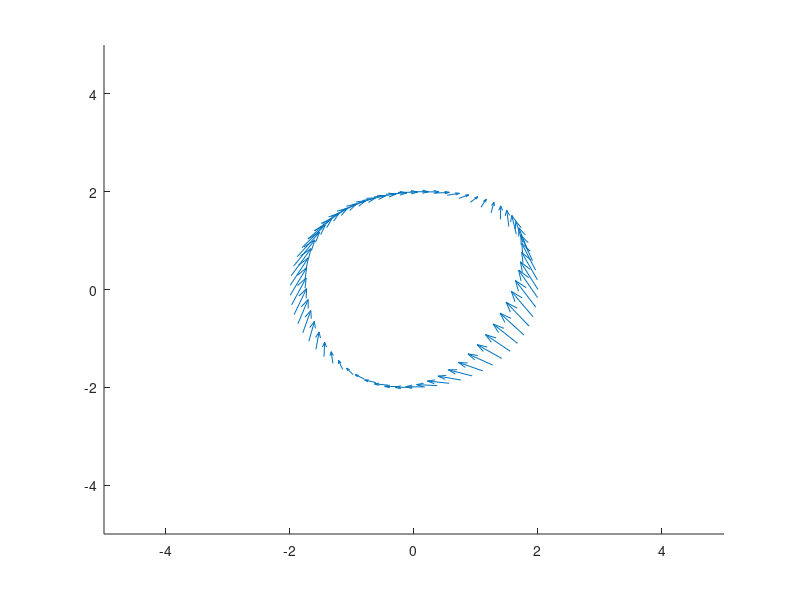

Write MATLAB code to recreate this figure.
clear, clf
dydt = @(t,y) [y(2) - y(1); y(1)^2];
r = 2;

hold on
X = [];
Y = [];
U = [];
V = [];
for theta = 0:0.1:2*pi

    x0 = r*cos(theta);
    y0 = r*sin(theta);
    [t,y] = ode45(dydt, [0 0.01], [x0;y0]);
    
    X = [X; x0];
    Y = [Y; y0];
    U = [U; y(2,1) - y(1,1)];
    V = [V; y(2,2) - y(1,2)];
end

quiver(X,Y,U,V)

xlim([-5 5])
ylim([-5 5])
